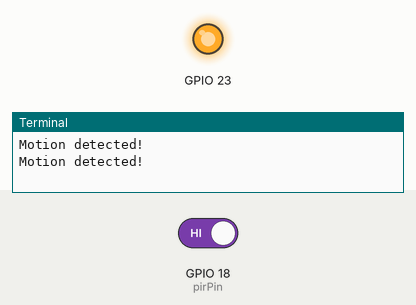
Recording of a program running on a simulated Raspberry Pi (BCM pin numbers). Shown: output pins drawn as LEDs (lit = HIGH), the last lines printed to the terminal. The inputs (shaded band) are chosen by the test bench; at power-on: GPIO 18 (pirPin) HIGH.

Above: at 1.2 s.
1.3 s: GPIO 18 (pirPin) driven LOW
At 3.1 s:
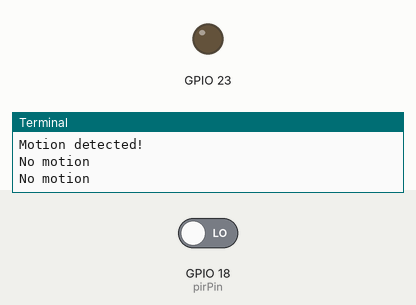
3.5 s: GPIO 18 (pirPin) driven HIGH
At 4.6 s:
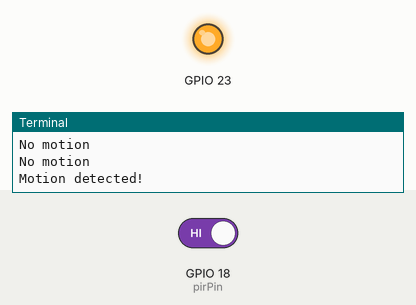
Timing chart, 0 to 6.5 s (numbered marks = the images above; inputs shaded):
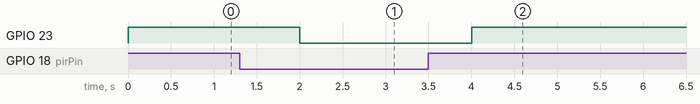

The program:

motion.py
```python
import RPi.GPIO as GPIO

import time


GPIO.setmode(GPIO.BCM)

GPIO.setup(23, GPIO.OUT)

pirPin = 18

GPIO.setup(pirPin, GPIO.IN, GPIO.PUD_UP)


while True:

    if GPIO.input(pirPin) == True:

        print ("Motion detected!")
        GPIO.output(23,True)
        time.sleep(1)
    else:

        print ("No motion")
        GPIO.output(23,False)
        time.sleep(1)
    
```

Measured:
- after the input at 1.3 s, GPIO 23: HIGH → LOW after 0.70 s
- after the input at 3.5 s, GPIO 23: LOW → HIGH after 0.50 s
